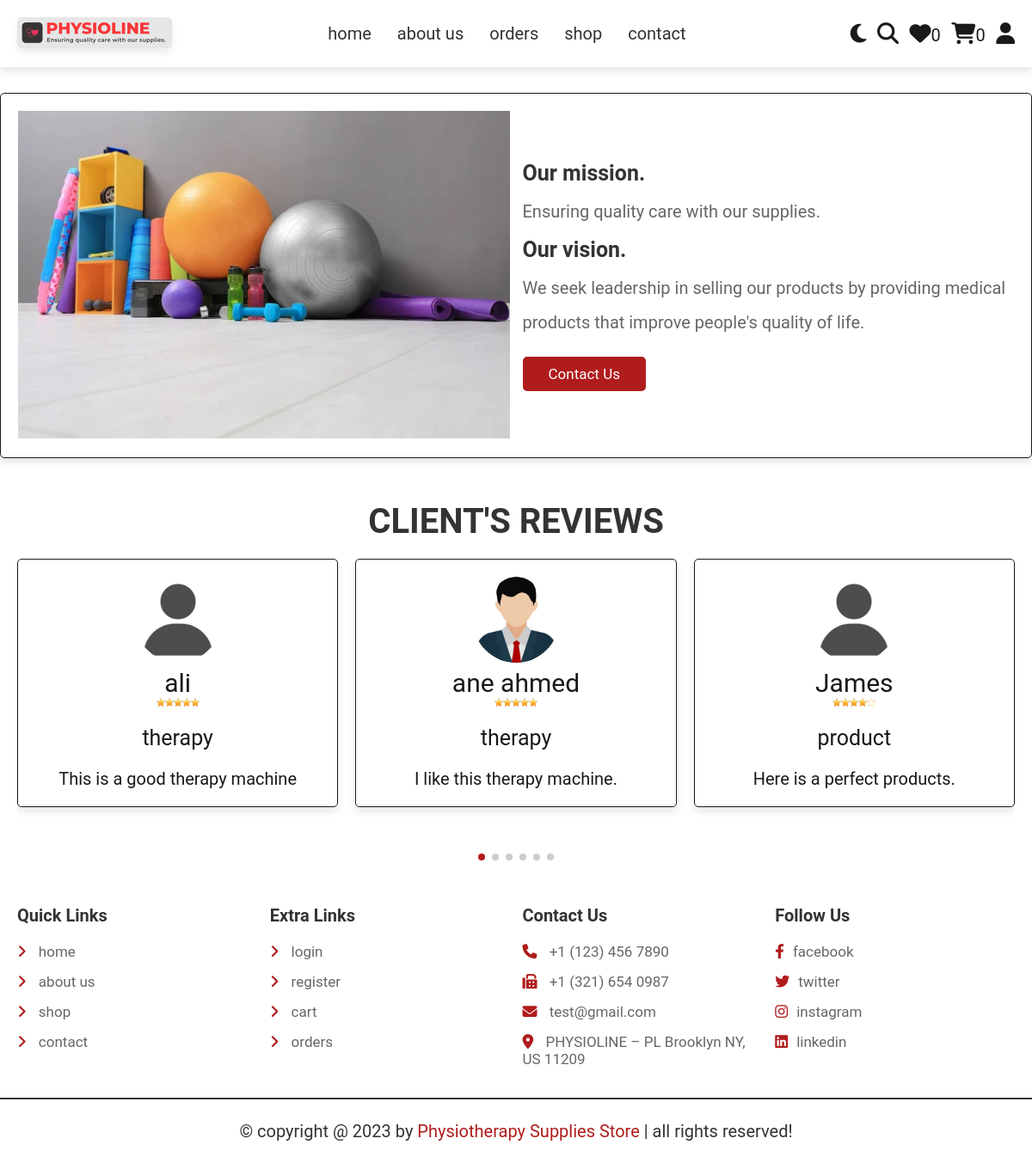
Page /about.php on the committed database.
### tables this page shows
CREATE TABLE `messages` (
  `id` int(100) NOT NULL,
  `user_id` int(100) NOT NULL,
  `name` varchar(100) DEFAULT 'Unknown',
  `image` varchar(255) DEFAULT NULL,
  `email` varchar(100) DEFAULT NULL,
  `number` varchar(12) DEFAULT NULL,
  `subject` varchar(100) NOT NULL,
  `message` varchar(500) NOT NULL
);

### about.php (the view, shortened to what this page needs)
<?php
include 'connect.php';
?>
<!DOCTYPE html>
<html lang="en">
<head>
   <link rel="stylesheet" href="https://unpkg.com/swiper@8/swiper-bundle.min.css" />
   <link rel="stylesheet" href="https://cdnjs.cloudflare.com/ajax/libs/font-awesome/6.1.1/css/all.min.css">
   <link rel="stylesheet" href="css/style.css">
</head>
<body>
<?php include 'header.php'; ?>
<section class="about">
   <div class="row">
      <div class="image">
         <img src="images/physiotherapy-equipment.png" alt="">
      </div>
      <div class="content">
         <h1>Our mission.</h1>
         <p>Ensuring quality care with our supplies.</p>
         <h1>Our vision.</h1>
         <p>We seek leadership in selling our products by providing medical products that improve people's quality of life.</p>
         <a href="contact.php" class="btn">contact us</a>
      </div>
   </div>
</section>
<section class="reviews">
   <h1 class="heading">client's reviews</h1>
   <div class="swiper reviews-slider">
   <div class="swiper-wrapper">
      <?php
            $select_message = $conn->prepare("SELECT m.*, u.image AS user_image FROM `messages` AS m
                  LEFT JOIN `users` AS u ON m.user_id = u.id LIMIT 6");
            $select_message->execute();
            if ($select_message->rowCount() > 0) {
               while ($fetch_message = $select_message->fetch(PDO::FETCH_ASSOC)) {
      ?>
      <form action="" method="post" class="swiper-slide slide">
         <div>
             <?php
               if($fetch_message['image'] == null){
                  echo '<img src="images/avatar.png" style="height: 100px; width:100px; border-radius: 50%; object-fit: cover; margin-bottom: 4px;">';
               }else{
                  echo '<img src="uploaded_img/'.$fetch_message['image'].'" style="height: 100px; width:100px; border-radius: 50%; object-fit: cover; margin-bottom: 4px;">';
               }
             ?>
         </div>
         <div class="client-name"><?= $fetch_message['name'] ?? 'Anonymous'; ?></div>
         <div class="client-rate"><?php $number = $fetch_message['number'] ?? 0;
         $number = min(max($number, 0), 5);
         for ($i = 0; $i < $number; $i++) {
           echo '<img src="images/starfull.jpg" style="height:10px; width:10px;">';
         }
         for ($i = $number; $i < 5; $i++) {
           echo '<img src="images/starempty.png" style="height:10px; width:10px;">';
         }
           echo "</p>";?></div>
         <div class="client-subject"><?= $fetch_message['subject']; ?></div>
         <div class="client-mess"><?= $fetch_message['message']; ?></div>
      </form>
      <?php
         }
      }else{
         echo '<p class="empty">no reviews added yet!</p>';
      }
      ?>
   </div>
   <div class="swiper-pagination"></div>
   </div>
</section>
<?php include 'footer.php'; ?>
</body>
</html>

### css/Style.css (style rules this page uses)
:root { --red-602:#000; --red-605:#230F07; --red-604:#3C150E; --red-603:#571913; --red-602:#741B16; --red-601:#911D19; --red-600:#B01C1C; --red-500:#C44B3E; --red-400:#D57161; --red-300:#E49486; --red-200:#F0B7AD; --red-100:#F9DBD5; --light-red:#ffcbcb; --carmine-red:#960018; --white-color:#fff; --black-900:#191919; --black-800:#333; --black-700:#4c4c4c; --black-600:#666; --black-500:#7f7f7f; --black-400:#999; --black-300:#b2b2b2; --black-200:#CCC; --black-100:#e5e5e5; --main-color:#2980b9; --red:#e74c3c; --black:#333; --white:#fff; --light-color:#666; --light-bg:#eee; --border:.2rem solid var(--black); --box-shadow:0 .5rem 1rem rgba(0,0,0,.1); }
* { font-family: 'Roboto', sans-serif; margin:0; padding:0; box-sizing: border-box; outline: none; border:none; text-decoration: none; }
html { font-size: 62.5%; overflow-x: hidden; }
body { background-color: var(--white-color); color: var(--black-900); }
section { padding:2rem; max-width: 1200px; margin:0 auto; }
.heading { font-size: 4rem; color:var(--black); margin-bottom: 2rem; text-align: center; text-transform: uppercase; }
.btn, .delete-btn, .option-btn { display: block; width: 100%; margin-top: 1rem; border-radius: .5rem; padding:1rem 3rem; font-size: 1.7rem; text-transform: capitalize; color:var(--white-color); background-color: var(--red-600); cursor: pointer; text-align: center; }
.reviews .slide { padding:2rem; text-align: center; background-color: var(--white); box-shadow: var(--box-shadow); border-radius: .5rem; border:1px solid; margin-bottom: 5rem; user-select: none; }
.reviews .slide .client-name { color: var(--black-color); font-size: 3rem; }
.reviews .slide .client-rate img { font-size: 3rem; }
.reviews .slide .client-subject { padding: 1rem 0; line-height: 2; font-size: 2.5rem; color: var(--black-color); }
.reviews .slide .client-mess { color: var(--black-color); font-size: 2rem; }
.about { background-color: var(--white-color); border-radius: .5rem; border: 1px solid var(--black-900); box-shadow: var(--box-shadow); margin-bottom: 3rem; margin-top: 3rem; }
.about .row { display: flex; align-items: center; flex-wrap: wrap; gap:1.5rem; }
.about .row .image { flex:1 1 40rem; }
.about .row .image img { width: 100%; }
.about .row .content { flex:1 1 40rem; }
.about .row .content h1 { font-size:2.5rem; color:var(--black); }
.about .row .content p { line-height: 2; font-size: 2rem; color:var(--light-color); padding:1rem 0; }
.about .row .content .btn { display: inline-block; width: auto; }

### rows in the picture
messages: name "ali", number "5" (drawn), subject "therapy", message "This is a good therapy machine"
messages: image (picture), name "ane ahmed", number "5" (drawn), subject "therapy", message "I like this therapy machine."
messages: name "James", number "4" (drawn), subject "product", message "Here is a perfect products."

### other values in the picture
$total_wishlist_counts "0"
$total_cart_counts "0"
